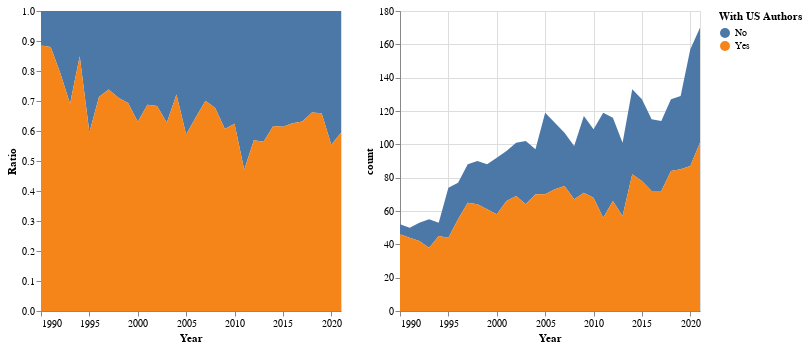

Notebook code for this chart:
### Code cell
source = withus_authors

chart1 = alt.Chart(source).mark_area().encode(
    x="Year:T",
    y="Ratio:Q",
    color="With US Authors:N"
).properties(
    width=300
)

chart2 = alt.Chart(source).mark_area().encode(
    x="Year:T",
    y="count:Q",
    color="With US Authors:N"
).properties(
    width=300
)

alt.hconcat(chart1, chart2)

### Figure 1 — Vega-Lite specification as saved in the notebook (floating-point values rounded to 4 significant figures)
{"config": {"view": {"continuousWidth": 400, "continuousHeight": 300}}, "hconcat": [{"mark": "area", "encoding": {"color": {"field": "With US Authors", "type": "nominal"}, "x": {"field": "Year", "type": "temporal"}, "y": {"field": "Ratio", "type": "quantitative"}}, "width": 300}, {"mark": "area", "encoding": {"color": {"field": "With US Authors", "type": "nominal"}, "x": {"field": "Year", "type": "temporal"}, "y": {"field": "count", "type": "quantitative"}}, "width": 300}], "data": {"name": "data-07b8499e198c2e67e2d3b4bb22d59e41"}, "$schema": "https://vega.github.io/schema/vega-lite/v4.17.0.json", "datasets": {"data-07b8499e198c2e67e2d3b4bb22d59e41": [{"year": 1990, "With US Authors": "No", "count": 6, "Ratio": 0.1154, "Year": "1990-01-01T00:00:00"}, {"year": 1990, "With US Authors": "Yes", "count": 46, "Ratio": 0.8846, "Year": "1990-01-01T00:00:00"}, {"year": 1991, "With US Authors": "No", "count": 6, "Ratio": 0.12, "Year": "1991-01-01T00:00:00"}, {"year": 1991, "With US Authors": "Yes", "count": 44, "Ratio": 0.88, "Year": "1991-01-01T00:00:00"}, {"year": 1992, "With US Authors": "No", "count": 11, "Ratio": 0.2075, "Year": "1992-01-01T00:00:00"}, {"year": 1992, "With US Authors": "Yes", "count": 42, "Ratio": 0.7925, "Year": "1992-01-01T00:00:00"}, {"year": 1993, "With US Authors": "No", "count": 17, "Ratio": 0.3091, "Year": "1993-01-01T00:00:00"}, {"year": 1993, "With US Authors": "Yes", "count": 38, "Ratio": 0.6909, "Year": "1993-01-01T00:00:00"}, {"year": 1994, "With US Authors": "No", "count": 8, "Ratio": 0.1509, "Year": "1994-01-01T00:00:00"}, {"year": 1994, "With US Authors": "Yes", "count": 45, "Ratio": 0.8491, "Year": "1994-01-01T00:00:00"}, {"year": 1995, "With US Authors": "No", "count": 30, "Ratio": 0.4054, "Year": "1995-01-01T00:00:00"}, {"year": 1995, "With US Authors": "Yes", "count": 44, "Ratio": 0.5946, "Year": "1995-01-01T00:00:00"}, {"year": 1996, "With US Authors": "No", "count": 22, "Ratio": 0.2857, "Year": "1996-01-01T00:00:00"}, {"year": 1996, "With US Authors": "Yes", "count": 55, "Ratio": 0.7143, "Year": "1996-01-01T00:00:00"}, {"year": 1997, "With US Authors": "No", "count": 23, "Ratio": 0.2614, "Year": "1997-01-01T00:00:00"}, {"year": 1997, "With US Authors": "Yes", "count": 65, "Ratio": 0.7386, "Year": "1997-01-01T00:00:00"}, {"year": 1998, "With US Authors": "No", "count": 26, "Ratio": 0.2889, "Year": "1998-01-01T00:00:00"}, {"year": 1998, "With US Authors": "Yes", "count": 64, "Ratio": 0.7111, "Year": "1998-01-01T00:00:00"}, {"year": 1999, "With US Authors": "No", "count": 27, "Ratio": 0.3068, "Year": "1999-01-01T00:00:00"}, {"year": 1999, "With US Authors": "Yes", "count": 61, "Ratio": 0.6932, "Year": "1999-01-01T00:00:00"}, {"year": 2000, "With US Authors": "No", "count": 34, "Ratio": 0.3696, "Year": "2000-01-01T00:00:00"}, {"year": 2000, "With US Authors": "Yes", "count": 58, "Ratio": 0.6304, "Year": "2000-01-01T00:00:00"}, {"year": 2001, "With US Authors": "No", "count": 30, "Ratio": 0.3125, "Year": "2001-01-01T00:00:00"}, {"year": 2001, "With US Authors": "Yes", "count": 66, "Ratio": 0.6875, "Year": "2001-01-01T00:00:00"}, {"year": 2002, "With US Authors": "No", "count": 32, "Ratio": 0.3168, "Year": "2002-01-01T00:00:00"}, {"year": 2002, "With US Authors": "Yes", "count": 69, "Ratio": 0.6832, "Year": "2002-01-01T00:00:00"}, {"year": 2003, "With US Authors": "No", "count": 38, "Ratio": 0.3725, "Year": "2003-01-01T00:00:00"}, {"year": 2003, "With US Authors": "Yes", "count": 64, "Ratio": 0.6275, "Year": "2003-01-01T00:00:00"}, {"year": 2004, "With US Authors": "No", "count": 27, "Ratio": 0.2784, "Year": "2004-01-01T00:00:00"}, {"year": 2004, "With US Authors": "Yes", "count": 70, "Ratio": 0.7216, "Year": "2004-01-01T00:00:00"}, {"year": 2005, "With US Authors": "No", "count": 49, "Ratio": 0.4118, "Year": "2005-01-01T00:00:00"}, {"year": 2005, "With US Authors": "Yes", "count": 70, "Ratio": 0.5882, "Year": "2005-01-01T00:00:00"}, {"year": 2006, "With US Authors": "No", "count": 40, "Ratio": 0.354, "Year": "2006-01-01T00:00:00"}, {"year": 2006, "With US Authors": "Yes", "count": 73, "Ratio": 0.646, "Year": "2006-01-01T00:00:00"}, {"year": 2007, "With US Authors": "No", "count": 32, "Ratio": 0.2991, "Year": "2007-01-01T00:00:00"}, {"year": 2007, "With US Authors": "Yes", "count": 75, "Ratio": 0.7009, "Year": "2007-01-01T00:00:00"}, {"year": 2008, "With US Authors": "No", "count": 32, "Ratio": 0.3232, "Year": "2008-01-01T00:00:00"}, {"year": 2008, "With US Authors": "Yes", "count": 67, "Ratio": 0.6768, "Year": "2008-01-01T00:00:00"}, {"year": 2009, "With US Authors": "No", "count": 46, "Ratio": 0.3932, "Year": "2009-01-01T00:00:00"}, {"year": 2009, "With US Authors": "Yes", "count": 71, "Ratio": 0.6068, "Year": "2009-01-01T00:00:00"}, {"year": 2010, "With US Authors": "No", "count": 41, "Ratio": 0.3761, "Year": "2010-01-01T00:00:00"}, {"year": 2010, "With US Authors": "Yes", "count": 68, "Ratio": 0.6239, "Year": "2010-01-01T00:00:00"}, {"year": 2011, "With US Authors": "No", "count": 63, "Ratio": 0.5294, "Year": "2011-01-01T00:00:00"}, {"year": 2011, "With US Authors": "Yes", "count": 56, "Ratio": 0.4706, "Year": "2011-01-01T00:00:00"}, {"year": 2012, "With US Authors": "No", "count": 50, "Ratio": 0.431, "Year": "2012-01-01T00:00:00"}, {"year": 2012, "With US Authors": "Yes", "count": 66, "Ratio": 0.569, "Year": "2012-01-01T00:00:00"}, {"year": 2013, "With US Authors": "No", "count": 44, "Ratio": 0.4356, "Year": "2013-01-01T00:00:00"}, {"year": 2013, "With US Authors": "Yes", "count": 57, "Ratio": 0.5644, "Year": "2013-01-01T00:00:00"}, {"year": 2014, "With US Authors": "No", "count": 51, "Ratio": 0.3835, "Year": "2014-01-01T00:00:00"}, {"year": 2014, "With US Authors": "Yes", "count": 82, "Ratio": 0.6165, "Year": "2014-01-01T00:00:00"}, {"year": 2015, "With US Authors": "No", "count": 49, "Ratio": 0.3858, "Year": "2015-01-01T00:00:00"}, {"year": 2015, "With US Authors": "Yes", "count": 78, "Ratio": 0.6142, "Year": "2015-01-01T00:00:00"}, {"year": 2016, "With US Authors": "No", "count": 43, "Ratio": 0.3739, "Year": "2016-01-01T00:00:00"}, {"year": 2016, "With US Authors": "Yes", "count": 72, "Ratio": 0.6261, "Year": "2016-01-01T00:00:00"}, {"year": 2017, "With US Authors": "No", "count": 42, "Ratio": 0.3684, "Year": "2017-01-01T00:00:00"}, {"year": 2017, "With US Authors": "Yes", "count": 72, "Ratio": 0.6316, "Year": "2017-01-01T00:00:00"}, {"year": 2018, "With US Authors": "No", "count": 43, "Ratio": 0.3386, "Year": "2018-01-01T00:00:00"}, {"year": 2018, "With US Authors": "Yes", "count": 84, "Ratio": 0.6614, "Year": "2018-01-01T00:00:00"}, {"year": 2019, "With US Authors": "No", "count": 44, "Ratio": 0.3411, "Year": "2019-01-01T00:00:00"}, {"year": 2019, "With US Authors": "Yes", "count": 85, "Ratio": 0.6589, "Year": "2019-01-01T00:00:00"}, {"year": 2020, "With US Authors": "No", "count": 70, "Ratio": 0.4459, "Year": "2020-01-01T00:00:00"}, {"year": 2020, "With US Authors": "Yes", "count": 87, "Ratio": 0.5541, "Year": "2020-01-01T00:00:00"}, {"year": 2021, "With US Authors": "No", "count": 69, "Ratio": 0.4059, "Year": "2021-01-01T00:00:00"}, {"year": 2021, "With US Authors": "Yes", "count": 101, "Ratio": 0.5941, "Year": "2021-01-01T00:00:00"}]}}
